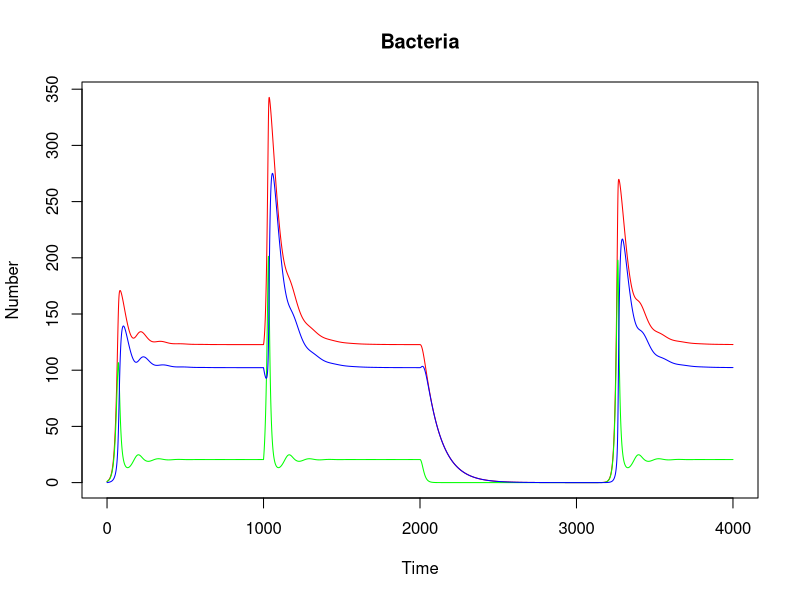
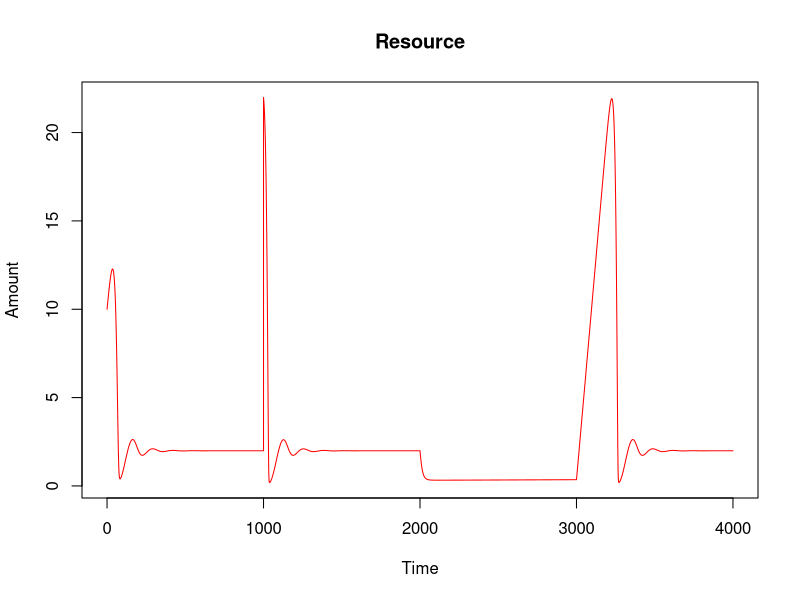

Here is the R script that generated these plots, in order:
#install.packages('deSolve')

library("deSolve")

# most initial parameters are up here, except infusion rate (since it's interesting to change)

V_max = 0.1
e = 1e-1
K_g = 2
C = 0.0001 
K_transfer = 0.10
K_untransfer = 0.0001
K_death = 0.01

# functions for ODE solving here

monod <- function(S, Ks){ # since it gets called a lot 
  return (S/(Ks+S))
}

clamp <- function(x, lower, upper){ # It's possible for a small approximation error to create a negative value, which causes issues
  if (x < lower){return(lower)}
  else if (x>upper){return(upper)}
  else{return(x)}
  
}

f <- function(t, y, params){ # Main ODE system
  N = y[1]
  R = y[2]
  S = y[3]
  i = params[1]
  
  RN = R#/(N+S)
  G <- V_max * monod(RN,K_g)*N
  T_S <- K_transfer*(1-monod(RN,K_g))*N
  T_N <- K_untransfer*monod(RN,K_g)*S
  
  dNdt <-  G - T_S + T_N
  dRdt <- -e*G +i+ C*(N+R)
  dSdt <- T_S - T_N - K_death*S  
  
  dNdt <- clamp(dNdt, lower=-N, upper=99999)
  dRdt <- clamp(dRdt, lower=-R, upper=99999)
  dSdt <- clamp(dSdt, lower=-S, upper=99999)
  
  temp <- c(dNdt, dRdt, dSdt)
  L = list(temp)
  
  return(list(temp))
}

# Playing with the model here. 
out = data.frame()

# Let the population grow to its normal equilibrium size
times <- seq(0,to=1000,by=0.1)
initials <- c(N=1, R=10, S=0)
out_1 <- as.data.frame(ode(func=f,y=initials,parms = c(i=0.1),times=times))
out <- rbind(out, out_1)

# Give the population some new resources
L = length(out$time)
times <- seq(out$time[L],to=out$time[L]+1000,by=0.1)
initials <- c(N=out$N[L], R=out$R[L]+20, S = out$S[L])
out_1 <- as.data.frame(ode(func=f,y=initials,parms = c(i=0.1),times=times))
out <- rbind(out, out_1)

# Remove the constant infusion of resources
L = length(out$time)
times <- seq(out$time[L],to=out$time[L]+1000,by=0.1)
initials <- c(N=out$N[L], R=out$R[L], S = out$S[L])
out_1 <- as.data.frame(ode(func=f,y=initials,parms = c(i=0.0),times=times))
out <- rbind(out, out_1)

# Bring the population back
L = length(out$time)
times <- seq(out$time[L],to=out$time[L]+1000,by=0.1)
initials <- c(N=out$N[L], R=out$R[L], S = out$S[L])
out_1 <- as.data.frame(ode(func=f,y=initials,parms = c(i=0.1),times=times))
out <- rbind(out, out_1)

# Plot our populations over time (I can't make a nice legend right now; RED is total bacteria, BLUE is stationary phase, GREEN is growth phase)
plot(out$time,out$S+out$N, type='l', col='red', main='Bacteria', xlab = 'Time', ylab = 'Number')
lines(out$time,out$N, type='l', col='green')
lines(out$time, out$S, type='l', col='blue')

plot(out$time,out$R, type='l', col='red', main='Resource', xlab = 'Time', ylab = 'Amount')
